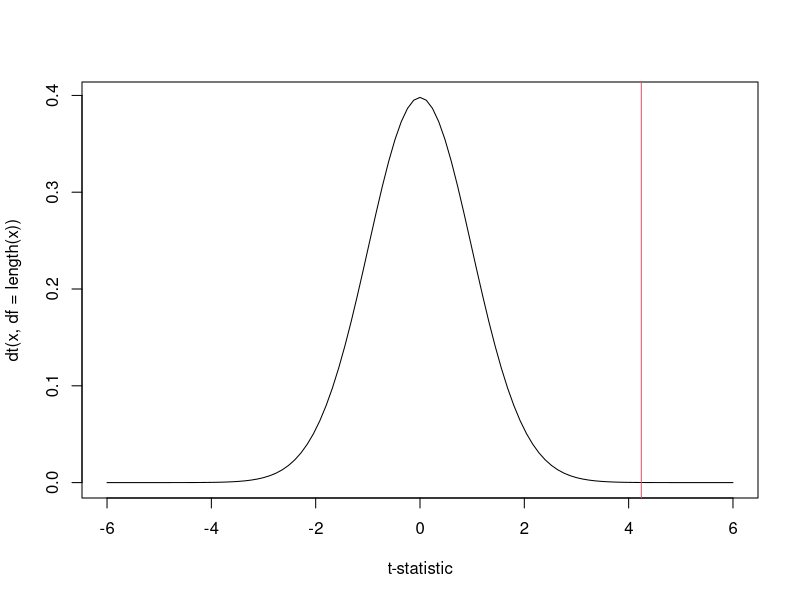
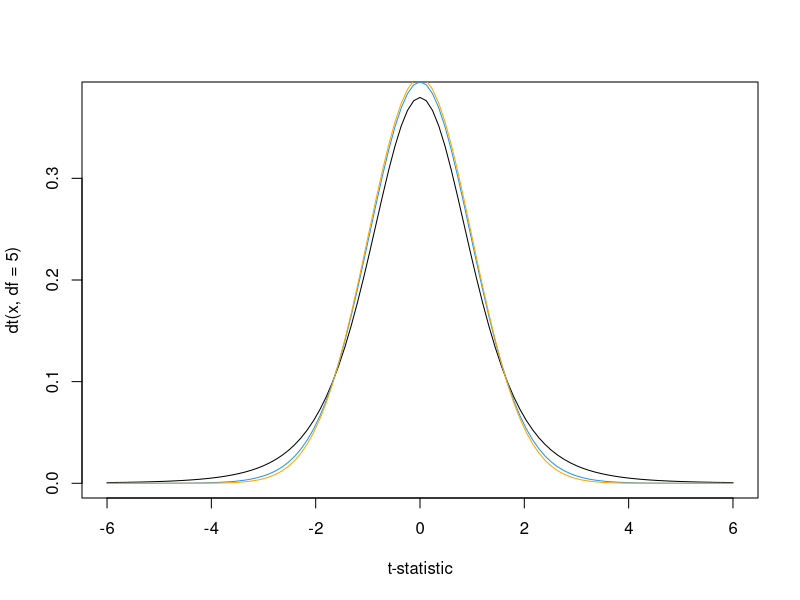
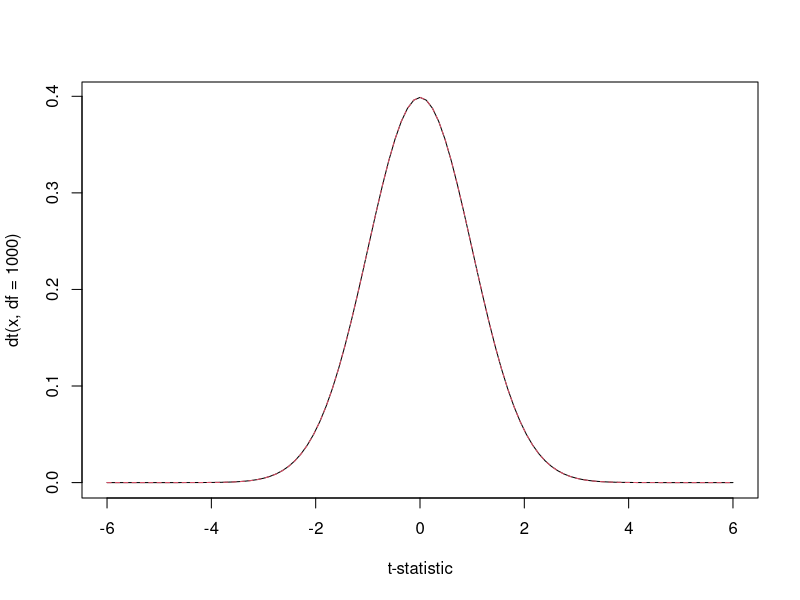
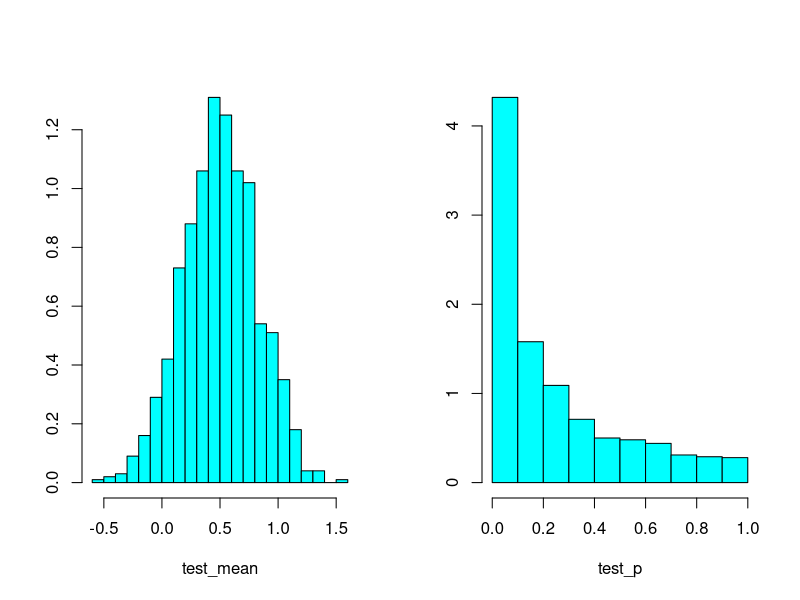
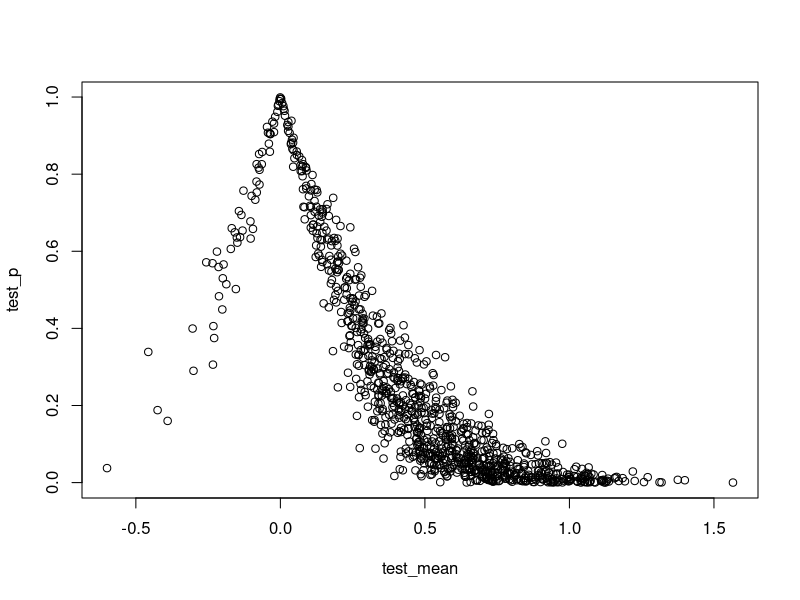
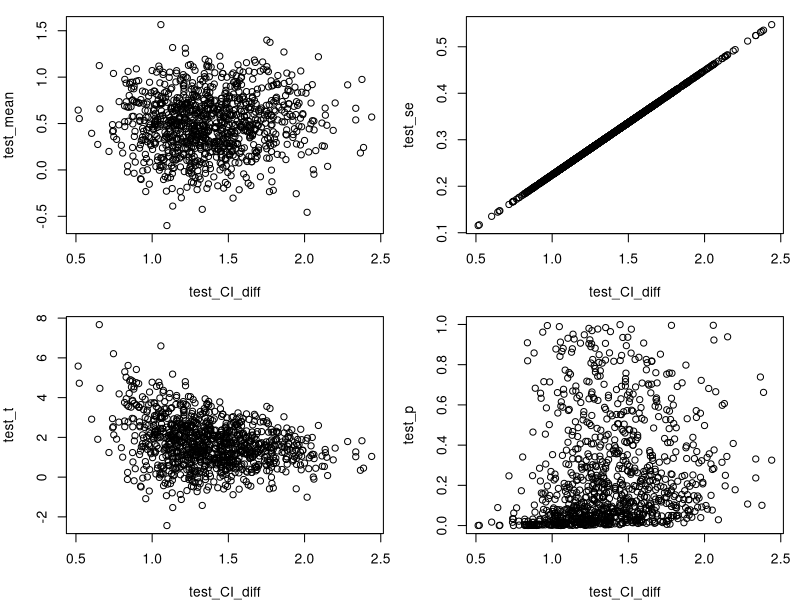
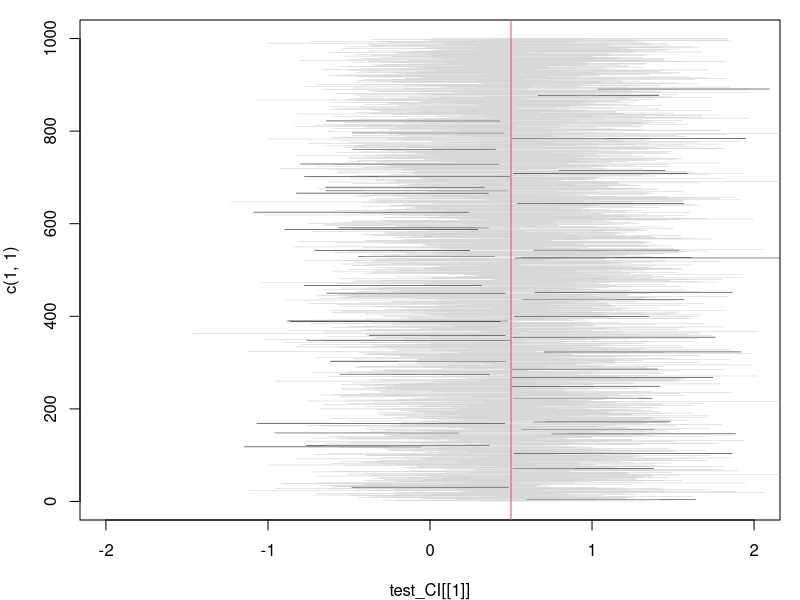

Reproduce these figures in R, in order.
## R_Demo_Model_Evaluation_standard_errors_tstats_pvalues_CIs.R
##########################################################################
## INSTRUCTOR: Christopher Fariss
## COURSE NAME: Programming and Simulation Methods for Computational Social Science (1T, 2W)
## University of Essex Summer School 2025
##
## Date: 2025-07-17
##
## Please e-mail me if you find any errors or have and suggestions
## e-mail: cjf0006@gmail.com
## e-mail: cjfariss@umich.edu
##
##########################################################################
##
## Introduction to tutorial:
##
## See Davies chapter on Null Hypothesis testing
##
## Note: there are a lot of issues with this framework that we don't consider. But these issues are important for interpretation and use when using statistical tools today. And for remembering the context in which these tools were developed, which we link to themes in my Human Rights course.
##
## Check out this additional resources:
## https://tinystats.github.io/teacups-giraffes-and-statistics/06_standardError.html
##
## And some additiona references in case you are really curious:
##
## Neyman, J. (1937). Outline of a theory of statistical estimation based on the classical theory of probability. Philosophical Transactions of the Royal Society of London Series A, Mathematical and Physical Sciences, 236, 333–380.
##
## Morey, R.D., Hoekstra, R., Rouder, J.N. et al. Continued misinterpretation of confidence intervals: response to Miller and Ulrich. Psychon Bull Rev 23, 131–140 (2016). https://doi.org/10.3758/s13423-015-0955-8
##
##########################################################################
## Introduction to tutorial:
## For this R tutorial, we will learn:
##
## (1) First we will estimate the mean of the estimand (MU)
## (2) How to calculate and interpret standard errors
## (3) How to calculate and interpret t-statistics (or Z-scores)
## (4) How to calculate and interpret p-values
## (5) How to calculate and interpret a 95% Confidence Interval (CI)
##
## Warning!: p-values are weird and confusing. Put another way: WTF is a p-value?
##
## The p-value is a probability but it is not intuitive to think about. Even though p-values are confusing, they are used everywhere so we should try to understand what a p-value means and what it does not mean.
##
## First, to calculate a p-value, we need to first calculate the estimate of interest (e.g., mean, correlation coefficient, regression coefficient). Remember the mean or any other estimate is our representation or summary of our data. Conceptually, we think of the true value of the parameter we are interested in as unobservable so it's theoretical in nature. We call this the estimand or sometimes the population parameter (there are lots of ways to denote this idea).
##
## Second, we calculate the interval around the estimate, which is the standard error of the estimate (the standard error is technically the standard deviation of the estimate but since we only have one estimate and not a distribution of estimates we cannot simply calculate the standard deviation so we estimate it and call it the standard error). We use an estimator, which is just an algorithm or procedure to calculate the estimate.
##
## Third, we calculate the position of the estimate relative to 0 using a density function dt() or dnorm(). Usually, we use the Student's t distribution dt() but sometimes we use the normal density function dnorm(). Note that we are assuming that the distribution is centered at 0 (more on this assumption below).
##
## Fourth, we calculate the p-value. The p-value is the probability that the estimate is contained in the interval around 0, given that we assumed the estimate was 0 in the first place. But there are many other related but not quite correct interpretations of the p-value that exist so be wary!
##
## Put another way, the p-value is the probability that an estimate (e.g., mean, regression coefficient) is not far away from 0, assuming that 0 is the "truth".
##
## The assumption that the estimate is 0 is the "truth" is called the null hypothesis (H_{0}). We assume that the estimate is 0 and then see how far away (distance using a density function) it is from the value we actually calculate from the data. So we can define the p-value as the probability of the data given the null hypothesis: p(data | H0).
##
## p-values that are small, usually less than 0.1, 0.05, or 0.01, are used to make the statement that we "reject the null hypothesis" that the true estimate is 0.
##
## If the p-value is relatively large (usually larger than 0.1 or 0.05) then we make the statement that we "fail to reject the null hypothesis" that the true estimate is 0. Note that we do not say (and don't have evidence of) that the estimate is 0.
##
## To review: The p-value is the probability that the estimate is contained in the interval around 0. If the p-value is small, then we reject the null hypothesis and can then say we have evidence that the estimate is different than 0, given that we assumed the estimate was 0 in the first place.
##
## There are more intuitive and easy to understand probability statements that we can use to provide evidence that effects are different than 0 but null-hypothesis testing and its terminology is dominant in many different fields (even if not explicitly so) and are produced by many of the functions we use in R like lm(), t.test(), etc.
##
## We will consider the Bayesian version of the probability of an estimate in another lesson. Note here that formally it flips the conditional probability we defined above from p(data | H0) to p(H | data), where H is the research hypothesis we are testing and not the null hypothesis (H0).
##
## Fifth, we can use the standard error to construct a confidence interval (CI) around the estimate calculated in step (1). CIs are useful descriptions of the range of possible estimates and the uncertainty we have about the estimate we have produced.
##
## However, CIs are even stranger to think about than p-values given the above discussion. For the p-value, we assume the truth is 0 and estimate the distance from that point using a density function. For the CIs, we estimate an interval around the value of the estimate (e.g., the mean, regression coefficient, etc). Both the distance and the CI interval are constructed using the standard error of the estimate. For the p-value, we assume the ratio: estimate/se_estimate is a point on a density function, usually distributed according to either the Student's t distribution or the standard normal distribution (or the appropriate discrete density function for binary or count data). The CI is the estimate +/- the standard error * some value (usually 1.96 standard deviations for large samples of data, which corresponds with 95% Confidence).
##
## So we can say that we have 95% confidence that the interval generated from our data will contain the "true" parameter value or the estimand. But this is not a probability statement. Rather it is a statement about the proportion of times the interval we generate and call a confidence interval will contain 0.
##
## A confidence procedure (CP) is a procedure that generates confidence intervals, and is said to have a confidence coefficient of X % if, in repeated sampling, X % of intervals would contain the true parameter value for all values of the true value (Neyman 1937).
##
## p-values and CIs are strange statistical ideas to think about. With some tinkering though, we can alter these values and interpret them in more intuitive ways that are based on simple probabilities. We need to use Bayes rule and flip the conditional probability we defined above from p(data | H0) to p(H | data).

##
##########################################################################

library(MASS)

## function to calculate the standard error of the mean
mean_se <- function(x){
  sd(x)/sqrt(length(x))
}

## function to calculate the p-value of the mean
mean_pvalue <- function(x, test.alternative="two.sided"){
  if(test.alternative=="one.sided"){
    ## pt() gives the sum of density (cumulative density) for the student's t distribution for a range from -infinity to the value supplied to the function (this is a one-sided test)
    pt(mean(x)/mean_se(x), df=length(x)-1)
  } else if(test.alternative=="two.sided"){
    ## the value from the min() function is always less than or equal to 0.5 because values from 0 - .5 are less than values from 1 - (0 to .5) and values from .5 to 1 are greater than values from 1 - (.5 to 1)
    ## which is why we have to multiply the value returned by the min() function by 2 (we are adding up two equal size ends of the probability distribution)
    ## this gives us density from both sides of the Student's t distribution
    2 * min(pt(mean(x)/mean_se(x), df=length(x)-1), 1 - pt(mean(x)/mean_se(x), df=length(x)-1))
  } else{
    print("something is wrong!")
  }
}

## generate a simple variable (try different x's to see how the spread of the data influences the standard error, t-stat, p-value, and 95% CI)
x <- 1:5
#x <- c(1,1,3,5,5)
#x <- c(0,0,3,6,6)
#x <- c(-1,-1,3,7,7)
#x <- c(-2,-2,3,8,8)
#x <- c(-3,-3,3,9,9)
#x <- c(-10,-10,3,16,16)
#x <- c(-20,-20,3,26,26)
#x <- c(-100,-100,3,106,106)
#x <- -10:10
#x <- -9:11

x <- rep(1:5,20)
length(x)
x <- 1:5

## calculate an estimate and measures of the uncertainty of the estimate
mean(x) ## mean (estimate)
mean_se(x) ## standard error (standard deviation of the estimate)
mean(x)/mean_se(x) ## t-statistic (ratio of the estimate and the standard deviation of the estimate, which is interpreted as the position on a density function for the Student's t distribution or normal distribution if it's called the z-score)
mean_pvalue(x) ## p-value (probability of an estimated value far away from 0; assuming that 0 is the "Truth")

x <- 1:5
t.test(x)

t.test(x)$estimate ## mean (estimate)
t.test(x)$stderr ## standard error (standard deviation of the estimate)
t.test(x)$statistic ## t-statistic (ratio of the estimate and the standard deviation of the estimate, which is interpreted as the position on a density function for the Student's t distribution or the normal distribution if it's called the z-score)
t.test(x)$p.value ## p-value (probability of an estimated value far away from 0; assuming that 0 is the "Truth")


## let's look at the complete output from the t.test() function
t.test(x)

## two functions to inspect the output from t.test() function
names(t.test(x))
attributes(t.test(x))

## proofs of equality between algorithms
mean(x) == t.test(x)$estimate
mean_se(x) == t.test(x)$stderr
mean(x)/mean_se(x) == t.test(x)$statistic
mean_pvalue(x) == t.test(x)$p.value

mean_pvalue(x)
t.test(x)$p.value

## Note that the last test above is FALSE because of a rounding error
## Below, we will use the round function to determine how many digits the test above is TRUE before becoming FALSE

## plot the Student's t distribution
x<-1:5
par(mfrow=c(1,1))
curve(expr=dt(x,df=length(x)), from=-6,to=6, n=101, xlab="t-statistic")
abline(v=mean(x)/mean_se(x), col=2)

## 95% CI
t.test(x)$estimate + 1.96*t.test(x)$stderr
t.test(x)$estimate - 1.96*t.test(x)$stderr

## why not 1.96? note:
pt(1.96,5) - pt(-1.96,5)

## the above answer does not give us 95% CI
## we can use the q-type function to determine the t-statistic we need to compute the 95% CI
qt(.975,5)
qt(.025,5)

pt(2.570582,5) - pt(-2.570582,5)

## let's recompute the 95% CI
t.test(x)$estimate + 2.57*t.test(x)$stderr
t.test(x)$estimate - 2.57*t.test(x)$stderr

## note this works thought with large df argument (degrees of freedom)
pt(1.96,1000) - pt(-1.96,1000)

curve(expr=dt(x,df=5), from=-6,to=6, n=101, xlab="t-statistic")
curve(expr=dt(x,df=25), from=-6,to=6, n=101, add=TRUE, col=4)
curve(expr=dt(x,df=1000), from=-6,to=6, n=101, add=TRUE, col="orange")

## compare the density of the Student's t to normal
curve(expr=dt(x,df=1000), from=-6,to=6, n=101, xlab="t-statistic")
curve(expr=dnorm(x), from=-6,to=6, n=101, add=TRUE, lty=2, col=2)

## Z-score
pnorm(1.96)
pnorm(-1.96)

pnorm(1.96) - pnorm(-1.96)

qnorm(.975)
qnorm(.025)

pnorm(qnorm(.975)) - pnorm(qnorm(.025))


## instead of using 1.96, if we use the t-statistic, notice that the interval now includes 0 (this will always happen)
## this is the range of values that always includes 0
## note this is not a range that is generally reported in applied data science research
t.test(x)$estimate + t.test(x)$statistic*t.test(x)$stderr
t.test(x)$estimate - t.test(x)$statistic*t.test(x)$stderr


## set the parameters for a small simulation: sample size, mean, standard deviation
sim_n <- 10
MU <- 0.5
SD <- 1

## define objects
test_mean <- test_se <- test_t <- test_p <- test_p.value <- c()
test_CI <- list()

## run the simulation
for(i in 1:1000){
  x1 <- rnorm(sim_n, mean=MU, sd=SD)
  test_mean[i] <- mean(x1)
  test_se[i] <- mean_se(x1)
  test_t[i] <- test_mean[i]/test_se[i]
  test_p[i] <- mean_pvalue(x1)
  test_p.value[i] <- t.test(x1)$p.value
  test_CI[[i]] <-  c(test_mean[i] + qt(.025,sim_n)*test_se[i], test_mean[i] + qt(.975,sim_n)*test_se[i])
}

## plot the results
par(mfrow=c(1,2))
truehist(test_mean)
truehist(test_p)

##
mean(test_mean)
sd(test_mean)

##
mean(test_mean>0)
mean(test_mean<=0)

##
par(mfrow=c(1,1))
plot(test_mean, test_p)

## we will test this more thoroughly with a simulation below
table(test_p.value == test_p)
summary(test_p.value - test_p)


## loop through the list object and calculate
test_CI_0 <- test_CI_diff <- test_CI_MU <- c()
for(i in 1:length(test_CI)){
  test_CI_0[i] <- xor(all(test_CI[[i]]>0), all(test_CI[[i]]<0))
  test_CI_diff[i] <- test_CI[[i]][2] - test_CI[[i]][1]
  test_CI_MU[i] <- MU <= test_CI[[i]][2] & MU >= test_CI[[i]][1]
}

summary(test_CI_diff)

table(test_CI_MU)
table(test_CI_0)

##
par(mfrow=c(2,2), mar=c(4,4,1,1))
plot(test_CI_diff, test_mean)
plot(test_CI_diff, test_se)
plot(test_CI_diff, test_t)
plot(test_CI_diff, test_p)

## plot all the CIs from the simulation
par(mfrow=c(1,1), mar=c(4,4,1,1))
plot(test_CI[[1]], c(1,1), xlim=c(-2,2), ylim=c(0,length(test_CI)), type="n")
for(i in 1:length(test_CI)){
  lines(test_CI[[i]], c(i,i), col=ifelse(test_CI_MU[i], grey(.8),1), lwd=0.5)
}
abline(v=MU, col=2)

## So what does this all tell us? Essentially, if the CI contains 0, then the "true" estimate could also be 0 which is why choose to not claim a relationship is different from 0 (i.e., we fail to reject the null hypothesis).


## Here, we will use the round function to determine how many digits the test above is TRUE before becoming FALSE
## THIS IS JUST FOR FUN!
significant_digit <- 0
test <- TRUE
repeat{
  test <- round(t.test(x)$p.value, significant_digit) == round(mean_pvalue(x), significant_digit)
  if(test==FALSE) break
  significant_digit <- significant_digit + 1
}
significant_digit

## double check
round(t.test(x)$p.value, significant_digit-1) == round(mean_pvalue(x), significant_digit-1)
round(t.test(x)$p.value, significant_digit) == round(mean_pvalue(x), significant_digit)

## print out the rounded digits
print(t.test(x)$p.value, significant_digit-1)
print(mean_pvalue(x), significant_digit-1)

## the difference between the two values is 0.0000000000000003
print(t.test(x)$p.value, significant_digit)
print(mean_pvalue(x), significant_digit)

## we can print out to 22 significant digits in R (note: that this number may be different depending on your computer)
significant_digit+6

## print out the entire digit to the 22nd place
print(t.test(x)$p.value, significant_digit+6)
print(mean_pvalue(x), significant_digit+6)
